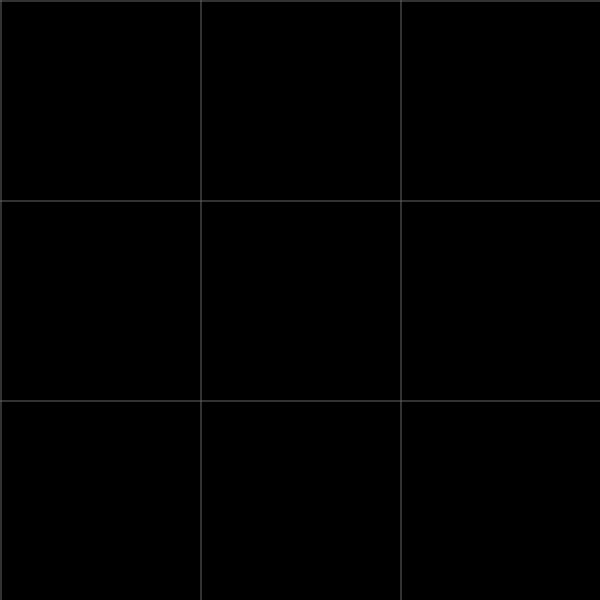
Frame 1 (no input)
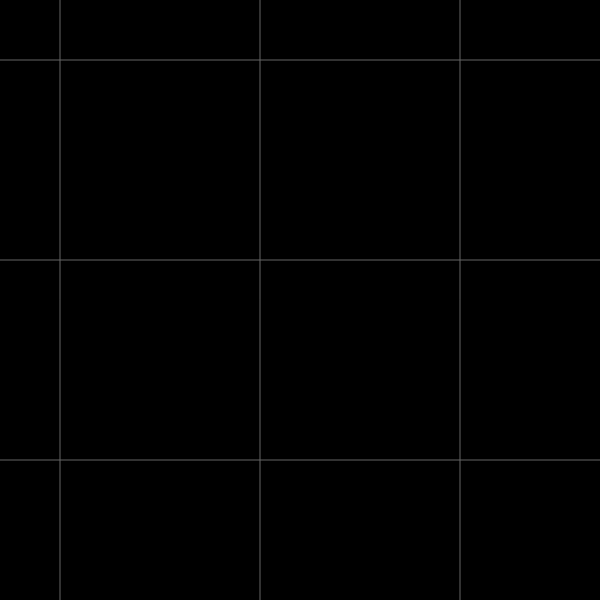
Frame 60 (no input)
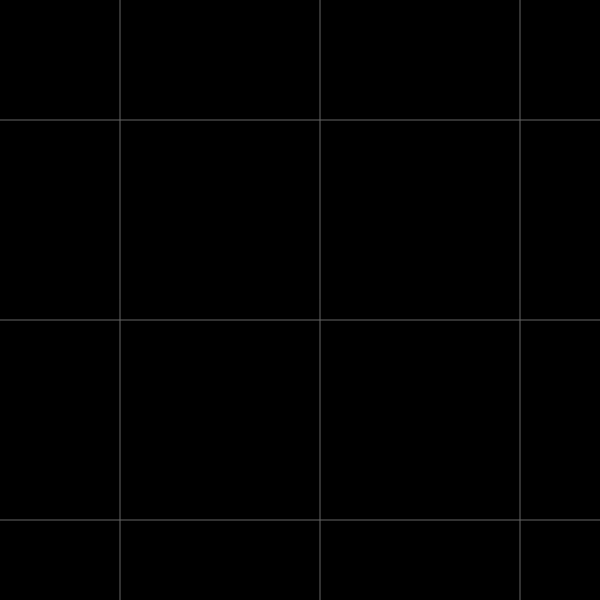
Frame 120 (the mouse pressed at the canvas centre since frame 60)

The p5.js sketch that drew these frames (run headless with seeded random() and noise() and a simulated clock; from frame 60 on, the mouse is pressed at the canvas centre):

// p5.js sketch
// ── sketch.js
var x = [];
var y = [];
var yPos = 0;
var xPos = 0;
var numLines = 3;

for (var i = 0; i < numLines; i++)
{
  y[i] = yPos;
  yPos += 200;

  x[i] = xPos;
  xPos += 200;
}

function setup()
{
  createCanvas(600, 600);
  frameRate(60);
}

function draw()
{
  background(0);
  stroke(100);
  yLines();
  xLines();
}

// Moving 'y lines' down the canvas
function yLines()
{
  for (var i = 0; i < y.length; i++)
  {
    y[i]++;
  }

  for (var j = 0; j < y.length; j++)
  {
    if (y[j] > height)
    {
      y[j] = 0;
    }
  }

  for (var k = 0; k < y.length; k++)
  {
    line(0, y[k], width, y[k]);
  }
}

// Moving 'x lines' to the right of the canvas
function xLines()
{
  for (var i = 0; i < x.length; i++)
  {
    x[i]++;
  }

  for (var j = 0; j < x.length; j++)
  {
    if (x[j] > width)
    {
      x[j] = 0;
    }
  }

  for (var k = 0; k < x.length; k++)
  {
    line(x[k], 0, x[k], height);
  }
}
